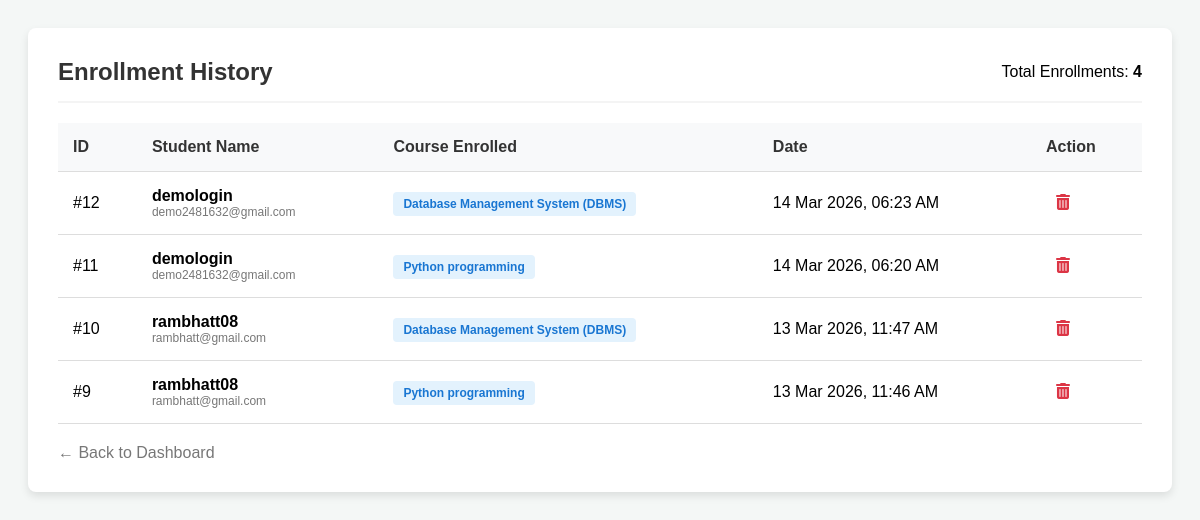
Page /admin_enrollments.php (signed in) on the committed database.
### tables this page shows
CREATE TABLE `enrollments` (
  `id` int(11) UNSIGNED NOT NULL,
  `user_id` int(11) UNSIGNED NOT NULL,
  `course_id` int(11) UNSIGNED NOT NULL,
  `enrolled_at` timestamp NOT NULL DEFAULT current_timestamp(),
  `status` enum('active','completed') DEFAULT 'active'
);

CREATE TABLE `users` (
  `id` int(11) UNSIGNED NOT NULL,
  `First_Name` varchar(50) NOT NULL,
  `Last_Name` varchar(50) NOT NULL,
  `User_Name` varchar(100) NOT NULL,
  `email` varchar(100) NOT NULL,
  `password` varchar(255) NOT NULL,
  `role` varchar(20) DEFAULT 'student',
  `created_at` timestamp NOT NULL DEFAULT current_timestamp(),
  `phone` varchar(20) DEFAULT '-',
  `skill` varchar(100) DEFAULT '-',
  `bio` text DEFAULT NULL,
  `profile_pic` varchar(255) DEFAULT NULL,
  `cover_photo` varchar(255) DEFAULT NULL,
  `facebook` varchar(255) DEFAULT NULL,
  `twitter` varchar(255) DEFAULT NULL,
  `linkedin` varchar(255) DEFAULT NULL,
  `website` varchar(255) DEFAULT NULL,
  `github` varchar(255) DEFAULT NULL
);

CREATE TABLE `courses` (
  `id` int(11) UNSIGNED NOT NULL,
  `title` varchar(255) NOT NULL,
  `description` text DEFAULT NULL,
  `level` varchar(50) DEFAULT 'Beginner',
  `thumbnail` varchar(255) DEFAULT NULL,
  `total_enrolled` int(11) DEFAULT 0,
  `created_at` timestamp NOT NULL DEFAULT current_timestamp()
);

### admin_enrollments.php (the view, shortened to what this page needs)
<?php
require 'db_connect.php';
$sql = "SELECT
            e.id AS enrollment_id,
            u.User_Name AS student_name,
            u.email AS student_email,
            c.title AS course_title,
            e.enrolled_at
        FROM enrollments e
        JOIN users u ON e.user_id = u.id
        JOIN courses c ON e.course_id = c.id
        ORDER BY e.enrolled_at DESC";
$result = $conn->query($sql);
?>
<!DOCTYPE html>
<html lang="en">
<head>
    <link rel="stylesheet" href="https://cdnjs.cloudflare.com/ajax/libs/font-awesome/6.0.0/css/all.min.css">
</head>
<body>
<div class="container">
    <div class="header">
        <h2>Enrollment History</h2>
        <span>Total Enrollments: <strong><?php echo $result->num_rows; ?></strong></span>
    </div>
    <table>
        <thead>
            <tr>
                <th>ID</th>
                <th>Student Name</th>
                <th>Course Enrolled</th>
                <th>Date</th>
                <th>Action</th>
            </tr>
        </thead>
        <tbody>
            <?php if ($result->num_rows > 0): ?>
                <?php while($row = $result->fetch_assoc()): ?>
                    <tr>
                        <td>#<?php echo $row['enrollment_id']; ?></td>
                        <td>
                            <div class="student-info">
                                <strong><?php echo htmlspecialchars($row['student_name']); ?></strong>
                                <span class="email-text"><?php echo htmlspecialchars($row['student_email']); ?></span>
                            </div>
                        </td>
                        <td>
                            <span class="badge"><?php echo htmlspecialchars($row['course_title']); ?></span>
                        </td>
                        <td><?php echo date("d M Y, h:i A", strtotime($row['enrolled_at'])); ?></td>
                        <td>
                            <a href="admin_enrollments.php?delete_id=<?php echo $row['enrollment_id']; ?>"
                               class="btn-delete"
                               onclick="return confirm('Remove student from course?');"
                               title="Un-enroll Student">
                               <i class="fas fa-trash-alt"></i>
                            </a>
                        </td>
                    </tr>
                <?php endwhile; ?>
            <?php else: ?>
                <tr><td colspan="5" style="text-align:center; padding:30px; color:#777;">No enrollments found yet.</td></tr>
            <?php endif; ?>
        </tbody>
    </table>
    <a href="admin-dashboard.php" class="back-link">&larr; Back to Dashboard</a>
</div>
</body>
</html>

### admin_enrollments.php (style rules this page uses)
body { font-family: 'Poppins', sans-serif; background: #f4f7f6; padding: 20px; }
.container { max-width: 1100px; margin: 0 auto; background: white; padding: 30px; border-radius: 8px; box-shadow: 0 4px 8px rgba(0,0,0,0.1); }
.header { display: flex; justify-content: space-between; align-items: center; border-bottom: 2px solid #f4f4f4; padding-bottom: 15px; margin-bottom: 20px; }
h2 { margin: 0; color: #333; }
table { width: 100%; border-collapse: collapse; margin-top: 10px; }
th, td { padding: 15px; text-align: left; border-bottom: 1px solid #ddd; vertical-align: middle; }
th { background-color: #f8f9fa; color: #333; font-weight: 600; }
.student-info { display: flex; flex-direction: column; }
.email-text { font-size: 12px; color: #777; }
.badge { background: #e3f2fd; color: #1976d2; padding: 5px 10px; border-radius: 4px; font-size: 12px; font-weight: 600; }
.btn-delete { color: #dc3545; font-size: 16px; margin-left: 10px; cursor: pointer; transition: 0.2s; }
.back-link { display: inline-block; margin-top: 20px; text-decoration: none; color: #777; }

### rows in the picture
enrollments: id "12", user.User_Name "demologin", user.email "demo2481632@gmail.com", course.title "Database Management System (DBMS)", enrolled_at "14 Mar 2026, 06:23 AM"
enrollments: id "11", user.User_Name "demologin", user.email "demo2481632@gmail.com", course.title "Python programming", enrolled_at "14 Mar 2026, 06:20 AM"
enrollments: id "10", user.User_Name "rambhatt08", user.email "rambhatt@gmail.com", course.title "Database Management System (DBMS)", enrolled_at "13 Mar 2026, 11:47 AM"
enrollments: id "9", user.User_Name "rambhatt08", user.email "rambhatt@gmail.com", course.title "Python programming", enrolled_at "13 Mar 2026, 11:46 AM"

### other values in the picture
$result->num_rows "4"
